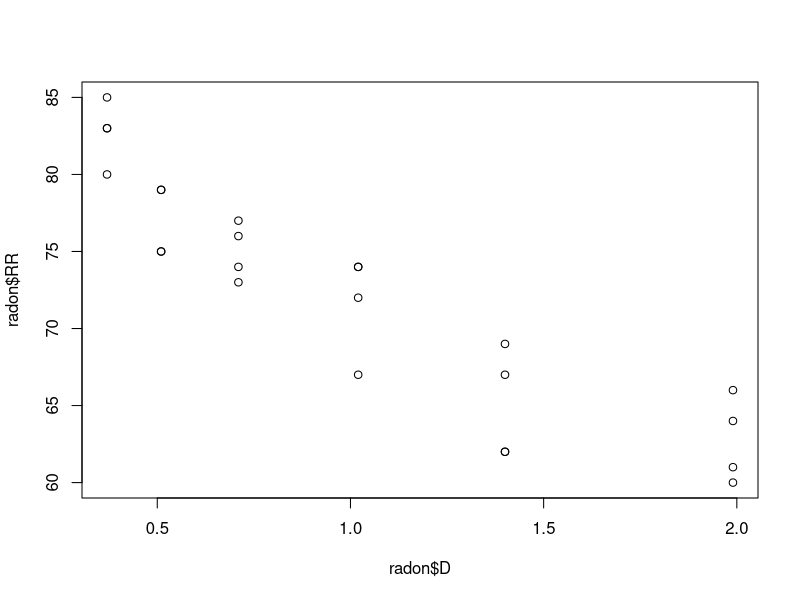

Here is the R script that generated this plot:
library(readr)
library(ggplot2)
library(multcompView)
library(dplyr)

radon <- data.frame(D = c(0.37,0.37,0.37,0.37,0.51,0.51,0.51,0.51,0.71,0.71,0.71,0.71,1.02,1.02,1.02,1.02,1.4,1.4,1.4,1.4,1.99,1.99,1.99,1.99),
                    RR = c(80,83,83,85,75,75,79,79,74,73,76,77,67,72,74,74,62,62,67,69,60,61,64,66))
str(radon)

plot(radon$D, radon$RR)
